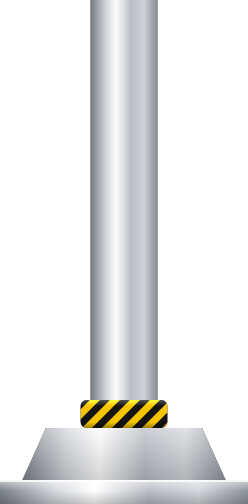
#> input picture apps/kompacter/frontend/press-top.png, 248 x 504 px, found by its file name; the run also reads 1 picture not shown here
$ python banner.py
#> lines starting #> are read from the running program, lines starting #| are printed output that depends on the picture
"""README banner: the two press heads squeeze the blob from the sides, then let go.

Uses the app's own art (apps/kompacter/frontend/*.png). Run from the repo root:
    python3 tools/media/banner.py      (needs Pillow + numpy, and ffmpeg for the GIF)
Writes docs/media/banner.gif.
"""
import math
import os
import subprocess
import tempfile

from PIL import Image, ImageDraw, ImageFilter

UI = "apps/kompacter/frontend"
OUT = "docs/media/banner.gif"
W, H = 1280, 300
SS = 2               # drawn at 2x, scaled down for smooth edges
FPS = 30
SECONDS = 4.4
FACE = (19, 33, 63, 255)
BG_TOP, BG_BOT = (250, 251, 254), (232, 238, 250)


def load(name):
#> called with name = 'press-top.png'
    return Image.open(os.path.join(UI, name)).convert("RGBA")
#> returned value is the input picture: PIL image 248x504 RGBA; mean R, G, B, A 67.9, 68.4, 68.1, 90.8


press_l = load("press-top.png").rotate(90, expand=True)     # plate faces right
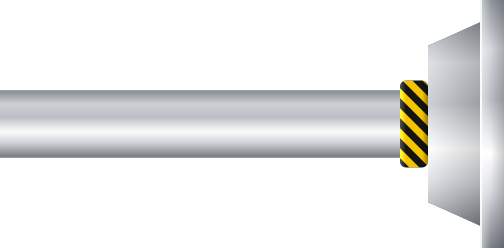
#> press_l: PIL image 504x248 RGBA; mean R, G, B, A 67.9, 68.4, 68.1, 90.8; transparent parts drawn white
press_r = load("press-bottom.png").rotate(90, expand=True)  # plate faces left
#> call 2 of load, with name = 'press-bottom.png'
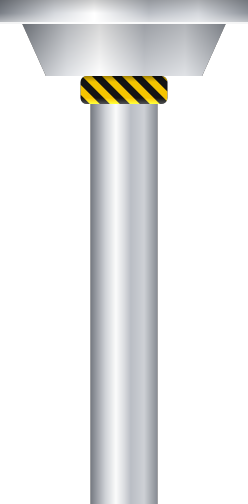
#> input picture apps/kompacter/frontend/press-bottom.png, 248 x 504 px, found by its file name
#> in load, returned value is the input picture: PIL image 248x504 RGBA; mean R, G, B, A 67.9, 68.4, 68.1, 90.8
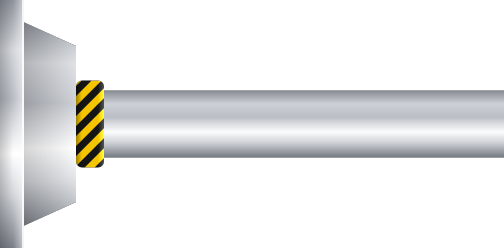
#> press_r: PIL image 504x248 RGBA; mean R, G, B, A 67.9, 68.4, 68.1, 90.8; transparent parts drawn white
body_img = load("blob-light.png")
#> call 3 of load, with name = 'blob-light.png'
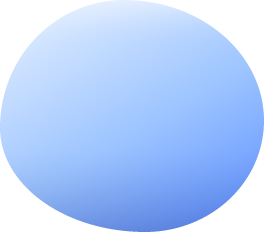
#> input picture apps/kompacter/frontend/blob-light.png, 264 x 232 px, found by its file name
#> in load, returned value is the input picture: PIL image 264x232 RGBA; mean R, G, B, A 160.7, 194.1, 250.3, 200.4
gloss_img = load("blob-gloss.png")
#> (the run stopped early here; a loop or call above may not have finished)
